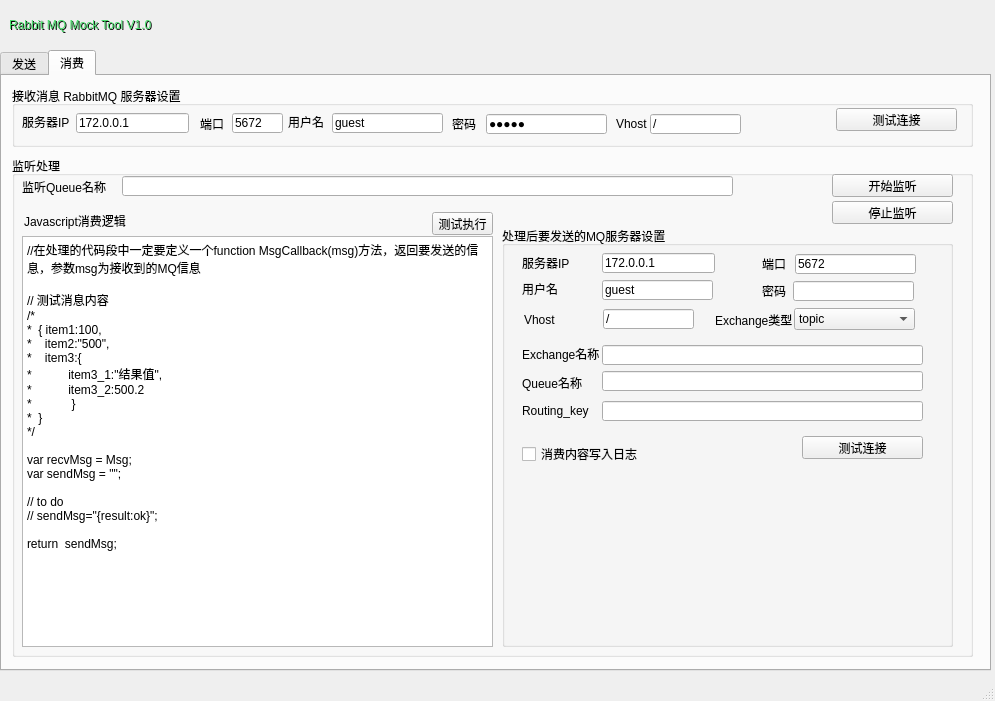
<?xml version="1.0" encoding="UTF-8"?>
<ui version="4.0">
 <class>MainWindow</class>
 <widget class="QMainWindow" name="MainWindow">
  <property name="windowModality">
   <enum>Qt::NonModal</enum>
  </property>
  <property name="geometry">
   <rect>
    <x>0</x>
    <y>0</y>
    <width>995</width>
    <height>701</height>
   </rect>
  </property>
  <property name="windowTitle">
   <string>MainWindow</string>
  </property>
  <widget class="QWidget" name="centralwidget">
   <widget class="QTabWidget" name="tabWidget">
    <property name="geometry">
     <rect>
      <x>0</x>
      <y>50</y>
      <width>991</width>
      <height>621</height>
     </rect>
    </property>
    <property name="currentIndex">
     <number>1</number>
    </property>
    <widget class="QWidget" name="tab_sender">
     <attribute name="title">
      <string>发送</string>
     </attribute>
     <widget class="QGroupBox" name="groupBox">
      <property name="geometry">
       <rect>
        <x>10</x>
        <y>10</y>
        <width>961</width>
        <height>61</height>
       </rect>
      </property>
      <property name="title">
       <string>RabbitMQ 服务器设置</string>
      </property>
      <widget class="QLabel" name="label_2">
       <property name="geometry">
        <rect>
         <x>10</x>
         <y>30</y>
         <width>54</width>
         <height>12</height>
        </rect>
       </property>
       <property name="text">
        <string>服务器IP</string>
       </property>
      </widget>
      <widget class="QLabel" name="label_3">
       <property name="geometry">
        <rect>
         <x>190</x>
         <y>30</y>
         <width>31</width>
         <height>16</height>
        </rect>
       </property>
       <property name="text">
        <string>端口</string>
       </property>
      </widget>
      <widget class="QLabel" name="label_4">
       <property name="geometry">
        <rect>
         <x>274</x>
         <y>34</y>
         <width>54</width>
         <height>12</height>
        </rect>
       </property>
       <property name="text">
        <string>用户名</string>
       </property>
      </widget>
      <widget class="QLabel" name="label_5">
       <property name="geometry">
        <rect>
         <x>437</x>
         <y>30</y>
         <width>31</width>
         <height>16</height>
        </rect>
       </property>
       <property name="text">
        <string>密码</string>
       </property>
      </widget>
      <widget class="QLineEdit" name="serverEdt">
       <property name="geometry">
        <rect>
         <x>64</x>
         <y>27</y>
         <width>113</width>
         <height>20</height>
        </rect>
       </property>
       <property name="text">
        <string>172.0.0.1</string>
       </property>
       <property name="maxLength">
        <number>50</number>
       </property>
      </widget>
      <widget class="QLineEdit" name="portEdt">
       <property name="geometry">
        <rect>
         <x>220</x>
         <y>27</y>
         <width>51</width>
         <height>20</height>
        </rect>
       </property>
       <property name="text">
        <string>5672</string>
       </property>
       <property name="maxLength">
        <number>50</number>
       </property>
      </widget>
      <widget class="QLineEdit" name="unameEdt">
       <property name="geometry">
        <rect>
         <x>316</x>
         <y>30</y>
         <width>111</width>
         <height>20</height>
        </rect>
       </property>
       <property name="text">
        <string>guest</string>
       </property>
       <property name="maxLength">
        <number>50</number>
       </property>
      </widget>
      <widget class="QLineEdit" name="passEdt">
       <property name="geometry">
        <rect>
         <x>470</x>
         <y>30</y>
         <width>131</width>
         <height>20</height>
        </rect>
       </property>
       <property name="inputMask">
        <string/>
       </property>
       <property name="text">
        <string/>
       </property>
       <property name="maxLength">
        <number>50</number>
       </property>
       <property name="echoMode">
        <enum>QLineEdit::Password</enum>
       </property>
      </widget>
      <widget class="QPushButton" name="connectBtn">
       <property name="geometry">
        <rect>
         <x>824</x>
         <y>22</y>
         <width>121</width>
         <height>23</height>
        </rect>
       </property>
       <property name="text">
        <string>连  接</string>
       </property>
      </widget>
      <widget class="QLabel" name="label_10">
       <property name="geometry">
        <rect>
         <x>609</x>
         <y>33</y>
         <width>31</width>
         <height>16</height>
        </rect>
       </property>
       <property name="text">
        <string>Vhost</string>
       </property>
      </widget>
      <widget class="QLineEdit" name="VhostEdt">
       <property name="geometry">
        <rect>
         <x>643</x>
         <y>31</y>
         <width>91</width>
         <height>20</height>
        </rect>
       </property>
       <property name="text">
        <string>/</string>
       </property>
       <property name="maxLength">
        <number>50</number>
       </property>
      </widget>
      <widget class="QCheckBox" name="httpChk">
       <property name="geometry">
        <rect>
         <x>760</x>
         <y>30</y>
         <width>51</width>
         <height>16</height>
        </rect>
       </property>
       <property name="text">
        <string>https</string>
       </property>
      </widget>
     </widget>
     <widget class="QGroupBox" name="sendBox">
      <property name="geometry">
       <rect>
        <x>10</x>
        <y>80</y>
        <width>961</width>
        <height>511</height>
       </rect>
      </property>
      <property name="title">
       <string/>
      </property>
      <widget class="QLabel" name="label_6">
       <property name="geometry">
        <rect>
         <x>10</x>
         <y>14</y>
         <width>331</width>
         <height>16</height>
        </rect>
       </property>
       <property name="text">
        <string>发送内容，可指定替换标识,格式: $英文标识$,如$seqNum$</string>
       </property>
      </widget>
      <widget class="QScrollArea" name="scrollArea">
       <property name="geometry">
        <rect>
         <x>10</x>
         <y>40</y>
         <width>531</width>
         <height>451</height>
        </rect>
       </property>
       <property name="widgetResizable">
        <bool>true</bool>
       </property>
       <widget class="QWidget" name="scrollAreaWidgetContents">
        <property name="geometry">
         <rect>
          <x>0</x>
          <y>0</y>
          <width>529</width>
          <height>449</height>
         </rect>
        </property>
        <widget class="QTextEdit" name="sendContentTxtEdt">
         <property name="geometry">
          <rect>
           <x>0</x>
           <y>0</y>
           <width>531</width>
           <height>451</height>
          </rect>
         </property>
        </widget>
       </widget>
      </widget>
      <widget class="QLabel" name="label_7">
       <property name="geometry">
        <rect>
         <x>550</x>
         <y>15</y>
         <width>81</width>
         <height>16</height>
        </rect>
       </property>
       <property name="text">
        <string>Exchange名称</string>
       </property>
      </widget>
      <widget class="QLabel" name="label_8">
       <property name="geometry">
        <rect>
         <x>550</x>
         <y>44</y>
         <width>61</width>
         <height>16</height>
        </rect>
       </property>
       <property name="text">
        <string>Queue名称</string>
       </property>
      </widget>
      <widget class="QLabel" name="label_9">
       <property name="geometry">
        <rect>
         <x>550</x>
         <y>72</y>
         <width>81</width>
         <height>16</height>
        </rect>
       </property>
       <property name="text">
        <string>Routing_key</string>
       </property>
      </widget>
      <widget class="QLineEdit" name="exchageNameEdt">
       <property name="geometry">
        <rect>
         <x>630</x>
         <y>14</y>
         <width>121</width>
         <height>20</height>
        </rect>
       </property>
       <property name="text">
        <string/>
       </property>
       <property name="maxLength">
        <number>50</number>
       </property>
      </widget>
      <widget class="QLineEdit" name="QueueEdt">
       <property name="geometry">
        <rect>
         <x>630</x>
         <y>40</y>
         <width>321</width>
         <height>20</height>
        </rect>
       </property>
       <property name="text">
        <string/>
       </property>
       <property name="maxLength">
        <number>50</number>
       </property>
      </widget>
      <widget class="QLineEdit" name="RtKeyEdt">
       <property name="geometry">
        <rect>
         <x>630</x>
         <y>70</y>
         <width>321</width>
         <height>20</height>
        </rect>
       </property>
       <property name="text">
        <string/>
       </property>
       <property name="maxLength">
        <number>50</number>
       </property>
      </widget>
      <widget class="QGroupBox" name="replaceTag_group">
       <property name="geometry">
        <rect>
         <x>550</x>
         <y>110</y>
         <width>401</width>
         <height>231</height>
        </rect>
       </property>
       <property name="title">
        <string>替换标识规则</string>
       </property>
       <widget class="QLabel" name="label_11">
        <property name="geometry">
         <rect>
          <x>130</x>
          <y>30</y>
          <width>61</width>
          <height>16</height>
         </rect>
        </property>
        <property name="text">
         <string>标识前缀</string>
        </property>
       </widget>
       <widget class="QLabel" name="label_12">
        <property name="geometry">
         <rect>
          <x>254</x>
          <y>30</y>
          <width>61</width>
          <height>16</height>
         </rect>
        </property>
        <property name="text">
         <string>开始序号</string>
        </property>
       </widget>
       <widget class="QLabel" name="label_13">
        <property name="geometry">
         <rect>
          <x>324</x>
          <y>30</y>
          <width>61</width>
          <height>16</height>
         </rect>
        </property>
        <property name="text">
         <string>结束序号</string>
        </property>
       </widget>
       <widget class="QLabel" name="label_14">
        <property name="geometry">
         <rect>
          <x>12</x>
          <y>31</y>
          <width>61</width>
          <height>16</height>
         </rect>
        </property>
        <property name="text">
         <string>替换标识</string>
        </property>
       </widget>
       <widget class="QLineEdit" name="tagPreEdt11">
        <property name="geometry">
         <rect>
          <x>130</x>
          <y>60</y>
          <width>121</width>
          <height>20</height>
         </rect>
        </property>
        <property name="text">
         <string/>
        </property>
        <property name="maxLength">
         <number>50</number>
        </property>
       </widget>
       <widget class="QSpinBox" name="tagSpBox11_1">
        <property name="geometry">
         <rect>
          <x>254</x>
          <y>60</y>
          <width>61</width>
          <height>22</height>
         </rect>
        </property>
        <property name="minimum">
         <number>1</number>
        </property>
       </widget>
       <widget class="QSpinBox" name="tagSpBox11_2">
        <property name="geometry">
         <rect>
          <x>321</x>
          <y>60</y>
          <width>71</width>
          <height>22</height>
         </rect>
        </property>
        <property name="minimum">
         <number>1</number>
        </property>
        <property name="maximum">
         <number>1000000</number>
        </property>
       </widget>
       <widget class="QSpinBox" name="tagSpBox12_1">
        <property name="geometry">
         <rect>
          <x>254</x>
          <y>84</y>
          <width>61</width>
          <height>22</height>
         </rect>
        </property>
        <property name="minimum">
         <number>1</number>
        </property>
       </widget>
       <widget class="QSpinBox" name="tagSpBox12_2">
        <property name="geometry">
         <rect>
          <x>321</x>
          <y>84</y>
          <width>71</width>
          <height>22</height>
         </rect>
        </property>
        <property name="minimum">
         <number>1</number>
        </property>
        <property name="maximum">
         <number>1000000</number>
        </property>
       </widget>
       <widget class="QLineEdit" name="tagPreEdt12">
        <property name="geometry">
         <rect>
          <x>130</x>
          <y>84</y>
          <width>121</width>
          <height>20</height>
         </rect>
        </property>
        <property name="text">
         <string/>
        </property>
        <property name="maxLength">
         <number>50</number>
        </property>
       </widget>
       <widget class="QSpinBox" name="tagSpBox13_1">
        <property name="geometry">
         <rect>
          <x>254</x>
          <y>109</y>
          <width>61</width>
          <height>22</height>
         </rect>
        </property>
        <property name="minimum">
         <number>1</number>
        </property>
       </widget>
       <widget class="QSpinBox" name="tagSpBox13_2">
        <property name="geometry">
         <rect>
          <x>321</x>
          <y>109</y>
          <width>71</width>
          <height>22</height>
         </rect>
        </property>
        <property name="minimum">
         <number>1</number>
        </property>
        <property name="maximum">
         <number>1000000</number>
        </property>
       </widget>
       <widget class="QSpinBox" name="tagSpBox14_2">
        <property name="geometry">
         <rect>
          <x>321</x>
          <y>133</y>
          <width>71</width>
          <height>22</height>
         </rect>
        </property>
        <property name="minimum">
         <number>1</number>
        </property>
        <property name="maximum">
         <number>1000000</number>
        </property>
       </widget>
       <widget class="QLineEdit" name="tagPreEdt13">
        <property name="geometry">
         <rect>
          <x>130</x>
          <y>109</y>
          <width>121</width>
          <height>20</height>
         </rect>
        </property>
        <property name="text">
         <string/>
        </property>
        <property name="maxLength">
         <number>50</number>
        </property>
       </widget>
       <widget class="QLineEdit" name="tagPreEdt14">
        <property name="geometry">
         <rect>
          <x>130</x>
          <y>133</y>
          <width>121</width>
          <height>20</height>
         </rect>
        </property>
        <property name="text">
         <string/>
        </property>
        <property name="maxLength">
         <number>50</number>
        </property>
       </widget>
       <widget class="QSpinBox" name="tagSpBox14_1">
        <property name="geometry">
         <rect>
          <x>254</x>
          <y>133</y>
          <width>61</width>
          <height>22</height>
         </rect>
        </property>
        <property name="minimum">
         <number>1</number>
        </property>
       </widget>
       <widget class="QSpinBox" name="tagSpBox16_1">
        <property name="geometry">
         <rect>
          <x>254</x>
          <y>184</y>
          <width>61</width>
          <height>22</height>
         </rect>
        </property>
        <property name="minimum">
         <number>1</number>
        </property>
       </widget>
       <widget class="QLineEdit" name="tagPreEdt16">
        <property name="geometry">
         <rect>
          <x>130</x>
          <y>184</y>
          <width>121</width>
          <height>20</height>
         </rect>
        </property>
        <property name="text">
         <string/>
        </property>
        <property name="maxLength">
         <number>50</number>
        </property>
       </widget>
       <widget class="QLineEdit" name="tagPreEdt15">
        <property name="geometry">
         <rect>
          <x>130</x>
          <y>160</y>
          <width>121</width>
          <height>20</height>
         </rect>
        </property>
        <property name="text">
         <string/>
        </property>
        <property name="maxLength">
         <number>50</number>
        </property>
       </widget>
       <widget class="QSpinBox" name="tagSpBox15_2">
        <property name="geometry">
         <rect>
          <x>321</x>
          <y>160</y>
          <width>71</width>
          <height>22</height>
         </rect>
        </property>
        <property name="minimum">
         <number>1</number>
        </property>
        <property name="maximum">
         <number>1000000</number>
        </property>
       </widget>
       <widget class="QSpinBox" name="tagSpBox16_2">
        <property name="geometry">
         <rect>
          <x>321</x>
          <y>184</y>
          <width>71</width>
          <height>22</height>
         </rect>
        </property>
        <property name="minimum">
         <number>1</number>
        </property>
        <property name="maximum">
         <number>1000000</number>
        </property>
       </widget>
       <widget class="QSpinBox" name="tagSpBox15_1">
        <property name="geometry">
         <rect>
          <x>254</x>
          <y>160</y>
          <width>61</width>
          <height>22</height>
         </rect>
        </property>
        <property name="minimum">
         <number>1</number>
        </property>
       </widget>
       <widget class="QLineEdit" name="tagEdt15">
        <property name="geometry">
         <rect>
          <x>10</x>
          <y>160</y>
          <width>110</width>
          <height>20</height>
         </rect>
        </property>
        <property name="text">
         <string/>
        </property>
        <property name="maxLength">
         <number>50</number>
        </property>
       </widget>
       <widget class="QLineEdit" name="tagEdt16">
        <property name="geometry">
         <rect>
          <x>10</x>
          <y>184</y>
          <width>110</width>
          <height>20</height>
         </rect>
        </property>
        <property name="text">
         <string/>
        </property>
        <property name="maxLength">
         <number>50</number>
        </property>
       </widget>
       <widget class="QLineEdit" name="tagEdt14">
        <property name="geometry">
         <rect>
          <x>10</x>
          <y>133</y>
          <width>110</width>
          <height>20</height>
         </rect>
        </property>
        <property name="text">
         <string/>
        </property>
        <property name="maxLength">
         <number>50</number>
        </property>
       </widget>
       <widget class="QLineEdit" name="tagEdt13">
        <property name="geometry">
         <rect>
          <x>10</x>
          <y>109</y>
          <width>110</width>
          <height>20</height>
         </rect>
        </property>
        <property name="text">
         <string/>
        </property>
        <property name="maxLength">
         <number>50</number>
        </property>
       </widget>
       <widget class="QLineEdit" name="tagEdt11">
        <property name="geometry">
         <rect>
          <x>10</x>
          <y>60</y>
          <width>110</width>
          <height>20</height>
         </rect>
        </property>
        <property name="text">
         <string/>
        </property>
        <property name="maxLength">
         <number>50</number>
        </property>
       </widget>
       <widget class="QLineEdit" name="tagEdt12">
        <property name="geometry">
         <rect>
          <x>10</x>
          <y>84</y>
          <width>110</width>
          <height>20</height>
         </rect>
        </property>
        <property name="text">
         <string/>
        </property>
        <property name="maxLength">
         <number>50</number>
        </property>
       </widget>
      </widget>
      <widget class="QSpinBox" name="sendCountSpBox">
       <property name="geometry">
        <rect>
         <x>640</x>
         <y>357</y>
         <width>151</width>
         <height>22</height>
        </rect>
       </property>
       <property name="minimum">
        <number>1</number>
       </property>
       <property name="maximum">
        <number>1000000</number>
       </property>
       <property name="value">
        <number>1</number>
       </property>
      </widget>
      <widget class="QLabel" name="label_15">
       <property name="geometry">
        <rect>
         <x>550</x>
         <y>360</y>
         <width>81</width>
         <height>16</height>
        </rect>
       </property>
       <property name="text">
        <string>发送次数</string>
       </property>
      </widget>
      <widget class="QPushButton" name="sendMsgBtn">
       <property name="geometry">
        <rect>
         <x>810</x>
         <y>356</y>
         <width>121</width>
         <height>23</height>
        </rect>
       </property>
       <property name="text">
        <string>发送消息</string>
       </property>
      </widget>
      <widget class="QCheckBox" name="sendLogChk">
       <property name="geometry">
        <rect>
         <x>550</x>
         <y>400</y>
         <width>241</width>
         <height>16</height>
        </rect>
       </property>
       <property name="text">
        <string>发送内容写入日志</string>
       </property>
      </widget>
      <widget class="QLabel" name="send_status_lbl">
       <property name="geometry">
        <rect>
         <x>550</x>
         <y>430</y>
         <width>401</width>
         <height>16</height>
        </rect>
       </property>
       <property name="text">
        <string/>
       </property>
       <property name="wordWrap">
        <bool>true</bool>
       </property>
       <property name="buddy">
        <cstring></cstring>
       </property>
      </widget>
      <widget class="QLabel" name="label_32">
       <property name="geometry">
        <rect>
         <x>764</x>
         <y>14</y>
         <width>81</width>
         <height>16</height>
        </rect>
       </property>
       <property name="text">
        <string>Exchange类型</string>
       </property>
      </widget>
      <widget class="QComboBox" name="comboBox_2">
       <property name="geometry">
        <rect>
         <x>848</x>
         <y>10</y>
         <width>101</width>
         <height>22</height>
        </rect>
       </property>
       <item>
        <property name="text">
         <string>topic</string>
        </property>
       </item>
       <item>
        <property name="text">
         <string>direct</string>
        </property>
       </item>
       <item>
        <property name="text">
         <string>fanout</string>
        </property>
       </item>
      </widget>
     </widget>
    </widget>
    <widget class="QWidget" name="tab_recv">
     <attribute name="title">
      <string>消费</string>
     </attribute>
     <widget class="QGroupBox" name="groupBox_2">
      <property name="geometry">
       <rect>
        <x>10</x>
        <y>10</y>
        <width>961</width>
        <height>61</height>
       </rect>
      </property>
      <property name="title">
       <string>接收消息 RabbitMQ 服务器设置</string>
      </property>
      <widget class="QLabel" name="label_16">
       <property name="geometry">
        <rect>
         <x>10</x>
         <y>30</y>
         <width>54</width>
         <height>12</height>
        </rect>
       </property>
       <property name="text">
        <string>服务器IP</string>
       </property>
      </widget>
      <widget class="QLabel" name="label_17">
       <property name="geometry">
        <rect>
         <x>188</x>
         <y>30</y>
         <width>31</width>
         <height>16</height>
        </rect>
       </property>
       <property name="text">
        <string>端口</string>
       </property>
      </widget>
      <widget class="QLabel" name="label_18">
       <property name="geometry">
        <rect>
         <x>276</x>
         <y>30</y>
         <width>54</width>
         <height>12</height>
        </rect>
       </property>
       <property name="text">
        <string>用户名</string>
       </property>
      </widget>
      <widget class="QLabel" name="label_19">
       <property name="geometry">
        <rect>
         <x>440</x>
         <y>30</y>
         <width>31</width>
         <height>16</height>
        </rect>
       </property>
       <property name="text">
        <string>密码</string>
       </property>
      </widget>
      <widget class="QLineEdit" name="cs_serverEdt">
       <property name="geometry">
        <rect>
         <x>64</x>
         <y>27</y>
         <width>113</width>
         <height>20</height>
        </rect>
       </property>
       <property name="text">
        <string>172.0.0.1</string>
       </property>
       <property name="maxLength">
        <number>50</number>
       </property>
      </widget>
      <widget class="QLineEdit" name="cs_portEdt">
       <property name="geometry">
        <rect>
         <x>220</x>
         <y>27</y>
         <width>51</width>
         <height>20</height>
        </rect>
       </property>
       <property name="text">
        <string>5672</string>
       </property>
       <property name="maxLength">
        <number>20</number>
       </property>
      </widget>
      <widget class="QLineEdit" name="cs_unameEdt">
       <property name="geometry">
        <rect>
         <x>320</x>
         <y>27</y>
         <width>111</width>
         <height>20</height>
        </rect>
       </property>
       <property name="text">
        <string>guest</string>
       </property>
       <property name="maxLength">
        <number>20</number>
       </property>
      </widget>
      <widget class="QLineEdit" name="cs_passEdt">
       <property name="geometry">
        <rect>
         <x>474</x>
         <y>28</y>
         <width>121</width>
         <height>20</height>
        </rect>
       </property>
       <property name="inputMask">
        <string/>
       </property>
       <property name="text">
        <string>guest</string>
       </property>
       <property name="maxLength">
        <number>20</number>
       </property>
       <property name="echoMode">
        <enum>QLineEdit::Password</enum>
       </property>
      </widget>
      <widget class="QPushButton" name="cs_connectBtn">
       <property name="geometry">
        <rect>
         <x>824</x>
         <y>22</y>
         <width>121</width>
         <height>23</height>
        </rect>
       </property>
       <property name="text">
        <string>测试连接</string>
       </property>
      </widget>
      <widget class="QLabel" name="label_20">
       <property name="geometry">
        <rect>
         <x>604</x>
         <y>30</y>
         <width>31</width>
         <height>16</height>
        </rect>
       </property>
       <property name="text">
        <string>Vhost</string>
       </property>
      </widget>
      <widget class="QLineEdit" name="cs_VhostEdt">
       <property name="geometry">
        <rect>
         <x>638</x>
         <y>28</y>
         <width>91</width>
         <height>20</height>
        </rect>
       </property>
       <property name="text">
        <string>/</string>
       </property>
       <property name="maxLength">
        <number>20</number>
       </property>
      </widget>
     </widget>
     <widget class="QGroupBox" name="groupBox_3">
      <property name="geometry">
       <rect>
        <x>10</x>
        <y>80</y>
        <width>961</width>
        <height>501</height>
       </rect>
      </property>
      <property name="title">
       <string>监听处理</string>
      </property>
      <widget class="QLabel" name="label_21">
       <property name="geometry">
        <rect>
         <x>10</x>
         <y>23</y>
         <width>101</width>
         <height>16</height>
        </rect>
       </property>
       <property name="text">
        <string>监听Queue名称</string>
       </property>
      </widget>
      <widget class="QLineEdit" name="sc_queue_edt">
       <property name="geometry">
        <rect>
         <x>110</x>
         <y>20</y>
         <width>611</width>
         <height>20</height>
        </rect>
       </property>
       <property name="text">
        <string/>
       </property>
      </widget>
      <widget class="QPushButton" name="cs_startListenBtn">
       <property name="geometry">
        <rect>
         <x>820</x>
         <y>18</y>
         <width>121</width>
         <height>23</height>
        </rect>
       </property>
       <property name="text">
        <string>开始监听</string>
       </property>
      </widget>
      <widget class="QPushButton" name="cs_stopListenBtn">
       <property name="geometry">
        <rect>
         <x>820</x>
         <y>45</y>
         <width>121</width>
         <height>23</height>
        </rect>
       </property>
       <property name="text">
        <string>停止监听</string>
       </property>
      </widget>
      <widget class="QTextEdit" name="sc_sendContentTxtEdt">
       <property name="geometry">
        <rect>
         <x>10</x>
         <y>80</y>
         <width>471</width>
         <height>411</height>
        </rect>
       </property>
       <property name="html">
        <string>&lt;!DOCTYPE HTML PUBLIC &quot;-//W3C//DTD HTML 4.0//EN&quot; &quot;http://www.w3.org/TR/REC-html40/strict.dtd&quot;&gt;
&lt;html&gt;&lt;head&gt;&lt;meta name=&quot;qrichtext&quot; content=&quot;1&quot; /&gt;&lt;style type=&quot;text/css&quot;&gt;
p, li { white-space: pre-wrap; }
&lt;/style&gt;&lt;/head&gt;&lt;body style=&quot; font-family:'SimSun'; font-size:9pt; font-weight:400; font-style:normal;&quot;&gt;
&lt;p style=&quot; margin-top:0px; margin-bottom:0px; margin-left:0px; margin-right:0px; -qt-block-indent:0; text-indent:0px;&quot;&gt;//在处理的代码段中一定要定义一个function MsgCallback(msg)方法，返回要发送的信息，参数msg为接收到的MQ信息&lt;/p&gt;
&lt;p style=&quot;-qt-paragraph-type:empty; margin-top:0px; margin-bottom:0px; margin-left:0px; margin-right:0px; -qt-block-indent:0; text-indent:0px;&quot;&gt;&lt;br /&gt;&lt;/p&gt;
&lt;p style=&quot; margin-top:0px; margin-bottom:0px; margin-left:0px; margin-right:0px; -qt-block-indent:0; text-indent:0px;&quot;&gt;// 测试消息内容&lt;/p&gt;
&lt;p style=&quot; margin-top:0px; margin-bottom:0px; margin-left:0px; margin-right:0px; -qt-block-indent:0; text-indent:0px;&quot;&gt;/*&lt;/p&gt;
&lt;p style=&quot; margin-top:0px; margin-bottom:0px; margin-left:0px; margin-right:0px; -qt-block-indent:0; text-indent:0px;&quot;&gt;*  { item1:100,&lt;/p&gt;
&lt;p style=&quot; margin-top:0px; margin-bottom:0px; margin-left:0px; margin-right:0px; -qt-block-indent:0; text-indent:0px;&quot;&gt;*    item2:&amp;quot;500&amp;quot;,&lt;/p&gt;
&lt;p style=&quot; margin-top:0px; margin-bottom:0px; margin-left:0px; margin-right:0px; -qt-block-indent:0; text-indent:0px;&quot;&gt;*    item3:{&lt;/p&gt;
&lt;p style=&quot; margin-top:0px; margin-bottom:0px; margin-left:0px; margin-right:0px; -qt-block-indent:0; text-indent:0px;&quot;&gt;*           item3_1:&amp;quot;结果值&amp;quot;,&lt;/p&gt;
&lt;p style=&quot; margin-top:0px; margin-bottom:0px; margin-left:0px; margin-right:0px; -qt-block-indent:0; text-indent:0px;&quot;&gt;*           item3_2:500.2&lt;/p&gt;
&lt;p style=&quot; margin-top:0px; margin-bottom:0px; margin-left:0px; margin-right:0px; -qt-block-indent:0; text-indent:0px;&quot;&gt;*            }  &lt;/p&gt;
&lt;p style=&quot; margin-top:0px; margin-bottom:0px; margin-left:0px; margin-right:0px; -qt-block-indent:0; text-indent:0px;&quot;&gt;*  }&lt;/p&gt;
&lt;p style=&quot; margin-top:0px; margin-bottom:0px; margin-left:0px; margin-right:0px; -qt-block-indent:0; text-indent:0px;&quot;&gt;*/&lt;/p&gt;
&lt;p style=&quot;-qt-paragraph-type:empty; margin-top:0px; margin-bottom:0px; margin-left:0px; margin-right:0px; -qt-block-indent:0; text-indent:0px;&quot;&gt;&lt;br /&gt;&lt;/p&gt;
&lt;p style=&quot; margin-top:0px; margin-bottom:0px; margin-left:0px; margin-right:0px; -qt-block-indent:0; text-indent:0px;&quot;&gt;var recvMsg = Msg;&lt;/p&gt;
&lt;p style=&quot; margin-top:0px; margin-bottom:0px; margin-left:0px; margin-right:0px; -qt-block-indent:0; text-indent:0px;&quot;&gt;var sendMsg = &amp;quot;&amp;quot;;&lt;/p&gt;
&lt;p style=&quot;-qt-paragraph-type:empty; margin-top:0px; margin-bottom:0px; margin-left:0px; margin-right:0px; -qt-block-indent:0; text-indent:0px;&quot;&gt;&lt;br /&gt;&lt;/p&gt;
&lt;p style=&quot; margin-top:0px; margin-bottom:0px; margin-left:0px; margin-right:0px; -qt-block-indent:0; text-indent:0px;&quot;&gt;// to do &lt;/p&gt;
&lt;p style=&quot; margin-top:0px; margin-bottom:0px; margin-left:0px; margin-right:0px; -qt-block-indent:0; text-indent:0px;&quot;&gt;// sendMsg=&amp;quot;{result:ok}&amp;quot;;&lt;/p&gt;
&lt;p style=&quot;-qt-paragraph-type:empty; margin-top:0px; margin-bottom:0px; margin-left:0px; margin-right:0px; -qt-block-indent:0; text-indent:0px;&quot;&gt;&lt;br /&gt;&lt;/p&gt;
&lt;p style=&quot; margin-top:0px; margin-bottom:0px; margin-left:0px; margin-right:0px; -qt-block-indent:0; text-indent:0px;&quot;&gt;return  sendMsg;&lt;/p&gt;&lt;/body&gt;&lt;/html&gt;</string>
       </property>
      </widget>
      <widget class="QPushButton" name="testJsExecBtn">
       <property name="geometry">
        <rect>
         <x>420</x>
         <y>56</y>
         <width>61</width>
         <height>23</height>
        </rect>
       </property>
       <property name="text">
        <string>测试执行</string>
       </property>
      </widget>
      <widget class="QLabel" name="label_23">
       <property name="geometry">
        <rect>
         <x>12</x>
         <y>55</y>
         <width>391</width>
         <height>20</height>
        </rect>
       </property>
       <property name="text">
        <string>Javascript消费逻辑</string>
       </property>
      </widget>
      <widget class="QGroupBox" name="groupBox_4">
       <property name="geometry">
        <rect>
         <x>490</x>
         <y>70</y>
         <width>451</width>
         <height>421</height>
        </rect>
       </property>
       <property name="title">
        <string>处理后要发送的MQ服务器设置</string>
       </property>
       <widget class="QLineEdit" name="cs_send_passEdt">
        <property name="geometry">
         <rect>
          <x>291</x>
          <y>55</y>
          <width>121</width>
          <height>20</height>
         </rect>
        </property>
        <property name="text">
         <string/>
        </property>
        <property name="maxLength">
         <number>100</number>
        </property>
        <property name="echoMode">
         <enum>QLineEdit::Password</enum>
        </property>
       </widget>
       <widget class="QLabel" name="label_24">
        <property name="geometry">
         <rect>
          <x>20</x>
          <y>149</y>
          <width>61</width>
          <height>16</height>
         </rect>
        </property>
        <property name="text">
         <string>Queue名称</string>
        </property>
       </widget>
       <widget class="QLineEdit" name="cs_send_QueueEdt">
        <property name="geometry">
         <rect>
          <x>100</x>
          <y>145</y>
          <width>321</width>
          <height>20</height>
         </rect>
        </property>
        <property name="text">
         <string/>
        </property>
        <property name="maxLength">
         <number>100</number>
        </property>
       </widget>
       <widget class="QComboBox" name="cs_send_exchangeType_cmb">
        <property name="geometry">
         <rect>
          <x>292</x>
          <y>82</y>
          <width>121</width>
          <height>22</height>
         </rect>
        </property>
        <item>
         <property name="text">
          <string>topic</string>
         </property>
        </item>
        <item>
         <property name="text">
          <string>direct</string>
         </property>
        </item>
        <item>
         <property name="text">
          <string>fanout</string>
         </property>
        </item>
       </widget>
       <widget class="QLineEdit" name="cs_send_RtKeyEdt">
        <property name="geometry">
         <rect>
          <x>100</x>
          <y>175</y>
          <width>321</width>
          <height>20</height>
         </rect>
        </property>
        <property name="text">
         <string/>
        </property>
        <property name="maxLength">
         <number>100</number>
        </property>
       </widget>
       <widget class="QLabel" name="label_27">
        <property name="geometry">
         <rect>
          <x>20</x>
          <y>31</y>
          <width>54</width>
          <height>12</height>
         </rect>
        </property>
        <property name="text">
         <string>服务器IP</string>
        </property>
       </widget>
       <widget class="QLineEdit" name="cs_send_unameEdt">
        <property name="geometry">
         <rect>
          <x>100</x>
          <y>54</y>
          <width>111</width>
          <height>20</height>
         </rect>
        </property>
        <property name="text">
         <string>guest</string>
        </property>
        <property name="maxLength">
         <number>50</number>
        </property>
       </widget>
       <widget class="QLineEdit" name="cs_send_serverEdt">
        <property name="geometry">
         <rect>
          <x>100</x>
          <y>27</y>
          <width>113</width>
          <height>20</height>
         </rect>
        </property>
        <property name="text">
         <string>172.0.0.1</string>
        </property>
        <property name="maxLength">
         <number>50</number>
        </property>
       </widget>
       <widget class="QLabel" name="label_29">
        <property name="geometry">
         <rect>
          <x>20</x>
          <y>57</y>
          <width>54</width>
          <height>12</height>
         </rect>
        </property>
        <property name="text">
         <string>用户名</string>
        </property>
       </widget>
       <widget class="QLabel" name="label_26">
        <property name="geometry">
         <rect>
          <x>20</x>
          <y>177</y>
          <width>81</width>
          <height>16</height>
         </rect>
        </property>
        <property name="text">
         <string>Routing_key</string>
        </property>
       </widget>
       <widget class="QLineEdit" name="cs_send_VhostEdt">
        <property name="geometry">
         <rect>
          <x>101</x>
          <y>83</y>
          <width>91</width>
          <height>20</height>
         </rect>
        </property>
        <property name="text">
         <string>/</string>
        </property>
        <property name="maxLength">
         <number>50</number>
        </property>
       </widget>
       <widget class="QLabel" name="label_33">
        <property name="geometry">
         <rect>
          <x>213</x>
          <y>86</y>
          <width>81</width>
          <height>16</height>
         </rect>
        </property>
        <property name="text">
         <string>Exchange类型</string>
        </property>
       </widget>
       <widget class="QLabel" name="label_30">
        <property name="geometry">
         <rect>
          <x>260</x>
          <y>57</y>
          <width>31</width>
          <height>16</height>
         </rect>
        </property>
        <property name="text">
         <string>密码</string>
        </property>
       </widget>
       <widget class="QLineEdit" name="cs_send_portEdt">
        <property name="geometry">
         <rect>
          <x>293</x>
          <y>28</y>
          <width>121</width>
          <height>20</height>
         </rect>
        </property>
        <property name="text">
         <string>5672</string>
        </property>
        <property name="maxLength">
         <number>100</number>
        </property>
       </widget>
       <widget class="QPushButton" name="cs_test_connectBtn">
        <property name="geometry">
         <rect>
          <x>300</x>
          <y>210</y>
          <width>121</width>
          <height>23</height>
         </rect>
        </property>
        <property name="text">
         <string>测试连接</string>
        </property>
       </widget>
       <widget class="QLabel" name="label_31">
        <property name="geometry">
         <rect>
          <x>22</x>
          <y>86</y>
          <width>31</width>
          <height>16</height>
         </rect>
        </property>
        <property name="text">
         <string>Vhost</string>
        </property>
       </widget>
       <widget class="QLabel" name="label_25">
        <property name="geometry">
         <rect>
          <x>20</x>
          <y>120</y>
          <width>81</width>
          <height>16</height>
         </rect>
        </property>
        <property name="text">
         <string>Exchange名称</string>
        </property>
       </widget>
       <widget class="QLineEdit" name="cs_send_exchageNameEdt">
        <property name="geometry">
         <rect>
          <x>100</x>
          <y>119</y>
          <width>321</width>
          <height>20</height>
         </rect>
        </property>
        <property name="text">
         <string/>
        </property>
        <property name="maxLength">
         <number>100</number>
        </property>
       </widget>
       <widget class="QLabel" name="label_28">
        <property name="geometry">
         <rect>
          <x>260</x>
          <y>30</y>
          <width>31</width>
          <height>16</height>
         </rect>
        </property>
        <property name="text">
         <string>端口</string>
        </property>
       </widget>
       <widget class="QCheckBox" name="recvLogChk">
        <property name="geometry">
         <rect>
          <x>20</x>
          <y>220</y>
          <width>241</width>
          <height>16</height>
         </rect>
        </property>
        <property name="text">
         <string>消费内容写入日志</string>
        </property>
       </widget>
      </widget>
     </widget>
    </widget>
   </widget>
   <widget class="QLabel" name="label">
    <property name="geometry">
     <rect>
      <x>10</x>
      <y>10</y>
      <width>261</width>
      <height>31</height>
     </rect>
    </property>
    <property name="styleSheet">
     <string notr="true">font: 75 14pt &quot;微软雅黑&quot;;</string>
    </property>
    <property name="text">
     <string>Rabbit MQ Mock Tool V1.0</string>
    </property>
   </widget>
   <widget class="QLabel" name="label_22">
    <property name="geometry">
     <rect>
      <x>9</x>
      <y>9</y>
      <width>261</width>
      <height>31</height>
     </rect>
    </property>
    <property name="styleSheet">
     <string notr="true">font: 75 14pt &quot;微软雅黑&quot;;
color:rgb(73, 221, 108);</string>
    </property>
    <property name="text">
     <string>Rabbit MQ Mock Tool V1.0</string>
    </property>
   </widget>
  </widget>
  <widget class="QStatusBar" name="statusbar"/>
 </widget>
 <resources/>
 <connections>
  <connection>
   <sender>MainWindow</sender>
   <signal>destroyed()</signal>
   <receiver>MainWindow</receiver>
   <slot>close()</slot>
   <hints>
    <hint type="sourcelabel">
     <x>497</x>
     <y>338</y>
    </hint>
    <hint type="destinationlabel">
     <x>497</x>
     <y>338</y>
    </hint>
   </hints>
  </connection>
 </connections>
</ui>
